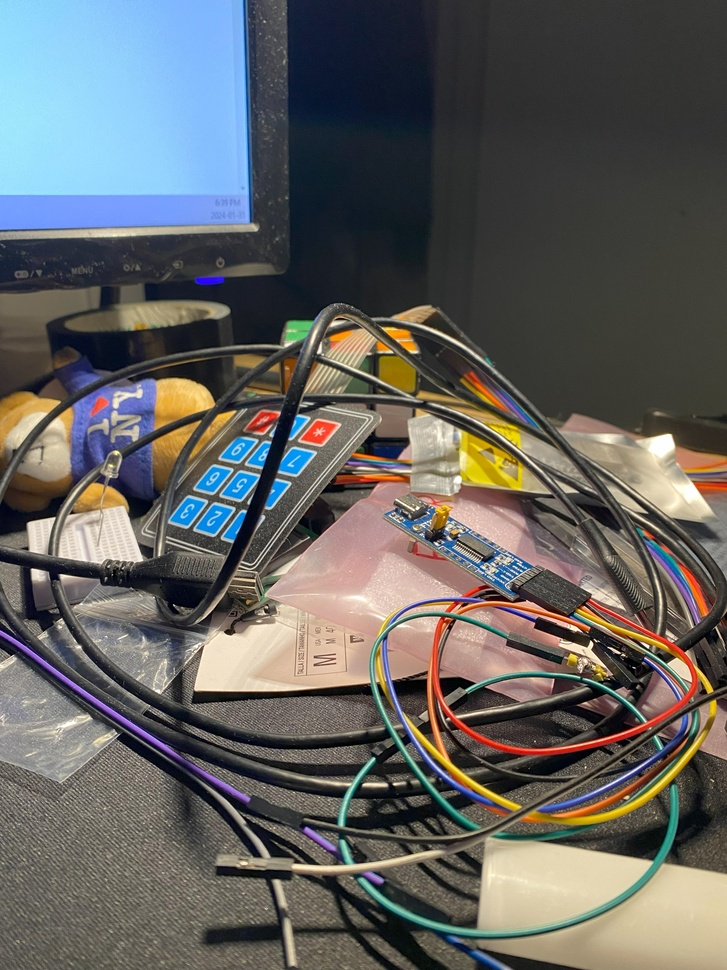
#> input picture personal image/IMG_3780.jpg, 727 x 970 px, shrunk from 3024 x 4032 before the run
$ python main_jesuisgorskii.py
#> lines starting #> are read from the running program, lines starting #| are printed output that depends on the picture
#!/usr/bin/env python3
# -*- coding: utf-8 -*-
# TP1, code python pour débuter

# quelques librairies suggérées
# vous pourriez aussi utiliser matplotlib et opencv pour lire, afficher et sauvegarder des images

import numpy as np
import skimage as sk
import skimage.io as skio
import skimage.transform as skt
import matplotlib.pyplot as plt
import warnings

# nom du fichier d'image
im_for_r = 'personal image/IMG_3780.jpg'
im_for_b = 'personal image/IMG_3781.jpg'
im_for_g = 'personal image/IMG_3782.jpg'

warnings.filterwarnings("ignore")

# lire l'image
im_r = skio.imread(im_for_r)
#> im_r is the input picture: shape (970, 727, 3); mean R, G, B 98.6, 98.1, 96
im_b = skio.imread(im_for_b)
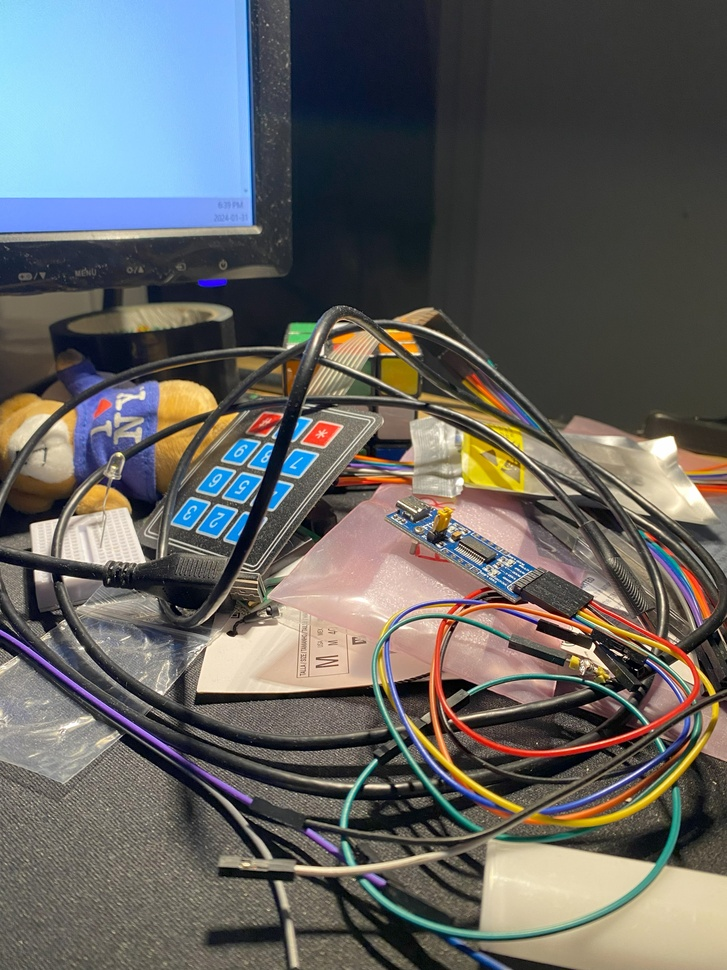
#> input picture personal image/IMG_3781.jpg, 727 x 970 px, shrunk from 3024 x 4032 before the run
#> im_b is the input picture: shape (970, 727, 3); mean R, G, B 99.2, 98.8, 96.7
im_g = skio.imread(im_for_g)
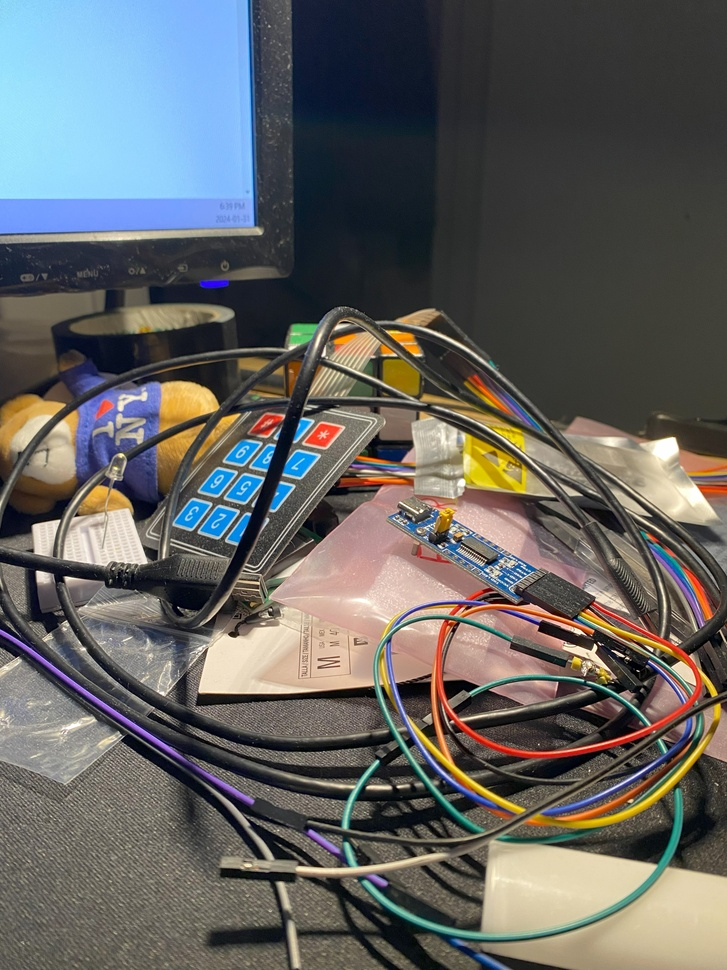
#> input picture personal image/IMG_3782.jpg, 727 x 970 px, shrunk from 3024 x 4032 before the run
#> im_g is the input picture: shape (970, 727, 3); mean R, G, B 98.7, 98.4, 96.6

r = im_r[:, :, 0]
g = im_r[:, :, 1]
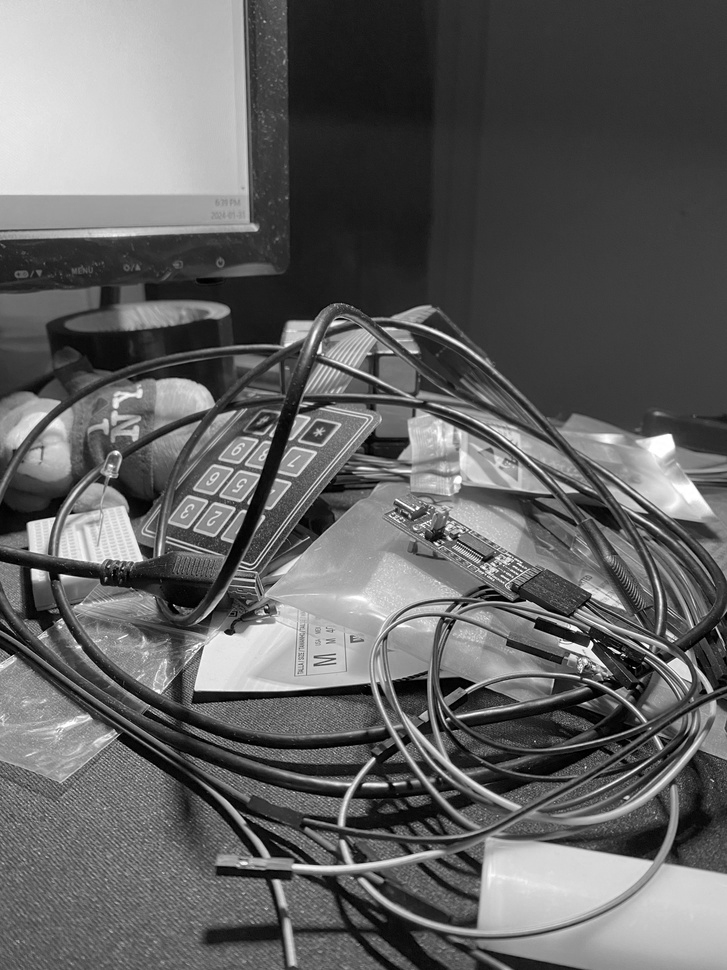
#> g: shape (970, 727); min 0, max 255, mean 98.1
b = im_r[:, :, 2]

# conversion en double
r = sk.util.img_as_float(r)
b = sk.util.img_as_float(b)
g = sk.util.img_as_float(g)

# aligner les images... c'est ici que vous commencez à coder!
# ces quelques fonctions pourraient vous être utiles:
# np.roll, np.sum, sk.transform.rescale (for multiscale)
def align(image_to_align, reference_image, max_shift=15):
    best_score = np.inf
    best_shift = (0, 0)

    for dx in range(-max_shift, max_shift + 1):
        for dy in range(-max_shift, max_shift + 1):
            shifted_image = np.roll(image_to_align, (dx, dy), axis=(1, 0))
            score = np.sum(np.square(np.subtract(shifted_image, reference_image)))

            if score < best_score:
                best_score = score
                best_shift = (dx, dy)
    return best_shift


def pyramid(image_to_align, reference_image, num_scales=3):
#> called with num_scales = 3
    best_align = (0, 0)

    for scale in range(num_scales, 0, -1):
        best_align = (best_align[0] * 2, best_align[1] * 2)
        image_to_align_rescaled = skt.rescale(image_to_align, 1 / 2 ** scale, anti_aliasing=True)
        ref_image_rescaled = skt.rescale(reference_image, 1 / 2 ** scale, anti_aliasing=True)

        image_to_align_rescaled = np.roll(image_to_align_rescaled, (best_align[0], best_align[1]), axis=(1, 0))
        alignment = align(image_to_align_rescaled, ref_image_rescaled)
        best_align = (alignment[0] + best_align[0], alignment[1] + best_align[1])
#> this loop made 3 passes
#> pass 1, in pyramid, `ref_image_rescaled = skt.rescale(reference_image, 1 / 2 ** scale, anti..`:
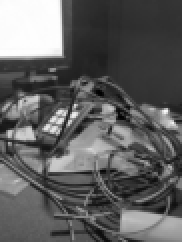
#> ref_image_rescaled: shape (121, 91) float64 (shown 2 times larger); min 0.00531, max 0.999, mean 0.376
#> pass 2, in pyramid, `ref_image_rescaled = skt.rescale(reference_image, 1 / 2 ** scale, anti..`:
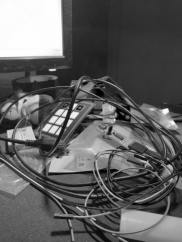
#> ref_image_rescaled: shape (242, 182) float64; min 0.00127, max 1, mean 0.376

    aligned_image = np.roll(image_to_align, 2*best_align[0], axis=1)
    aligned_image = np.roll(aligned_image, 2*best_align[1], axis=0)
    return aligned_image


ag = pyramid(g, b)
ar = pyramid(r, b)
#> the loop in pyramid (call 2), `for scale in range(num_scales, 0, -1):` made 3 passes
#> pass 1, in pyramid (call 2), `image_to_align_rescaled = skt.rescale(image_to_align, 1 / 2 ** scale, ..`:
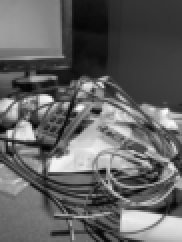
#> image_to_align_rescaled: shape (121, 91) float64 (shown 2 times larger); min 0.0174, max 0.991, mean 0.387
#> pass 2, in pyramid (call 2), `image_to_align_rescaled = skt.rescale(image_to_align, 1 / 2 ** scale, ..`:
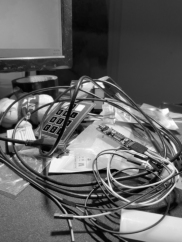
#> image_to_align_rescaled: shape (242, 182) float64; min 0.00549, max 0.998, mean 0.387

# créer l'image couleur
im_out = np.dstack([ar, ag, b])

#convert image to 0,255 value
img_RGB_ubyte = sk.util.img_as_ubyte(im_out)

# sauvegarder l'image
fname = 'groot.jpg'
skio.imsave(fname, img_RGB_ubyte)

# afficher l'image
skio.imshow(im_out)
plt.axis('off')
skio.show()
